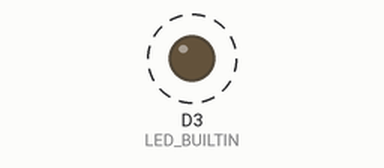
Simulated run of this sketch. Board: nRF52 board. Shown: output pins drawn as LEDs (lit = HIGH). Dashed ring = blinking. A phone connects over Bluetooth LE 3 s after start.

Above: at 0.2 s.
Timing chart, 0 to 3.0 s (numbered marks = the images above):
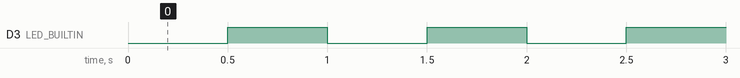

Measured:
- by itself, D3 (LED_BUILTIN): alternates HIGH for 0.50 s and LOW for 0.50 s

The sketch:

01_badge_toggle_led.ino
```cpp
/**
 * @file badge_blink_local.ino
 * @brief BLE badge with simple LED blink, no global variables (Adafruit nRF52)
 */

 #include <Arduino.h>
 #include <bluefruit.h>

 #define BADGE_NAME "ETWOW-BADGE"
 #define ADV_INTERVAL 1000      // BLE advertising interval in ms
 #define BLINK_INTERVAL 500     // LED blink interval in ms


 // --- Function to toggle LED using static local state ---
 void toggleLED() {
     static bool ledState = false;
     static unsigned long lastToggle = 0;

     unsigned long now = millis();
     if (now - lastToggle >= BLINK_INTERVAL) {
         ledState = !ledState;
         digitalWrite(LED_BUILTIN, ledState ? HIGH : LOW);
         lastToggle = now;
     }
 }

 void setup() {
     // Initialize BLE
     Bluefruit.begin();
     Bluefruit.setName(BADGE_NAME);
     Bluefruit.Advertising.addName();
     Bluefruit.Advertising.setInterval(ADV_INTERVAL, ADV_INTERVAL);
     Bluefruit.Advertising.start();

     // LED setup
     pinMode(LED_BUILTIN, OUTPUT);
     digitalWrite(LED_BUILTIN, LOW);
 }

 void loop() {
     toggleLED();  // blink LED
     delay(1);
 }
 
```
